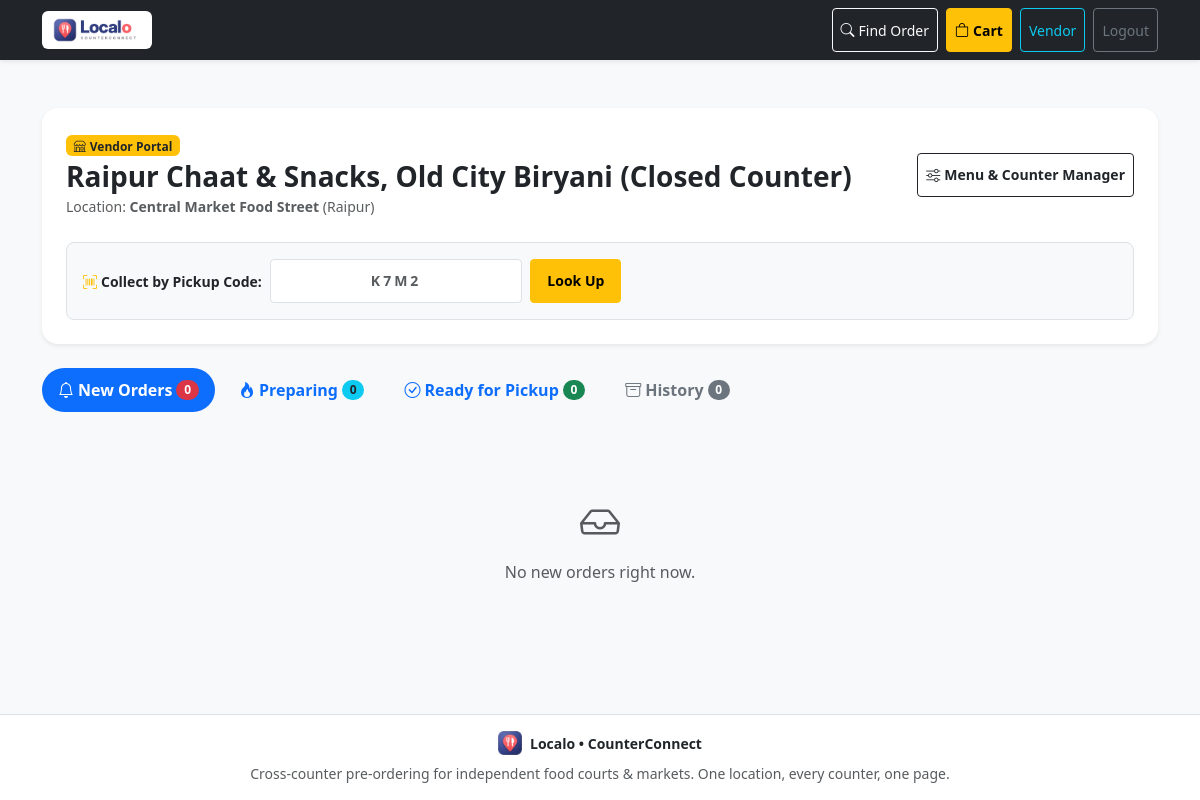
/vendor/ (signed in), run on an earlier commit of the app's database.
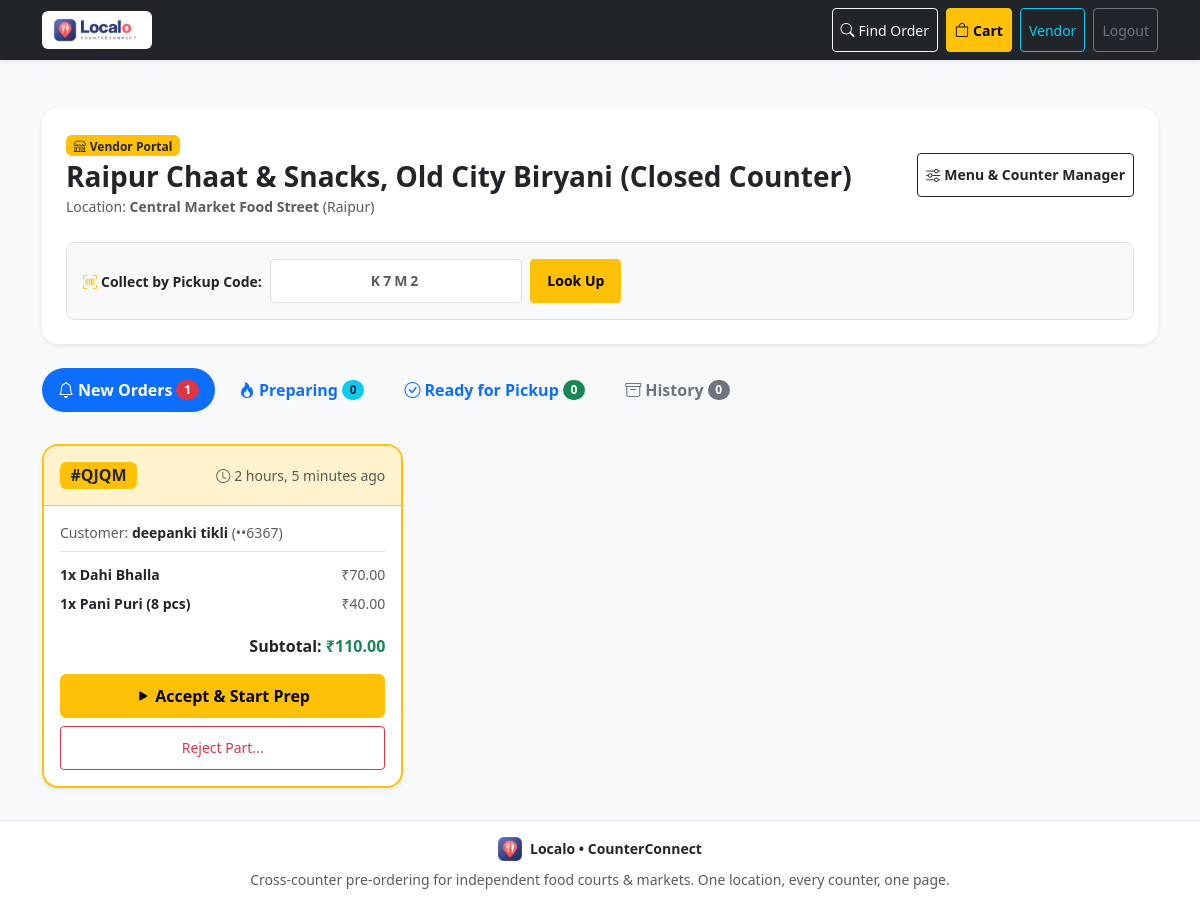
And on a later commit of the database.
### catalog/models.py (models this page shows, shortened)
class Business(models.Model):
    location = models.ForeignKey(
        Location,
        on_delete=models.PROTECT,
        related_name='businesses'
    )
    owner = models.ForeignKey(
        User,
        on_delete=models.PROTECT,
        related_name='owned_businesses'
    )
    name = models.CharField(max_length=100)
    category = models.CharField(
        max_length=50,
        help_text="e.g. South Indian, Chinese, Juice, Bakery"
    )
    is_open = models.BooleanField(
        default=True,
        help_text="Vendor can toggle counter open or closed."
    )
    avg_prep_minutes = models.PositiveSmallIntegerField(
        default=10,
        help_text="Estimated prep time (1-60 mins) used for order readiness."
    )
    display_order = models.PositiveSmallIntegerField(
        default=0,
        help_text="Ordering sequence on the food court page."
    )
    created_at = models.DateTimeField(auto_now_add=True)
    updated_at = models.DateTimeField(auto_now=True)
    class Meta:
        ordering = ['display_order', 'name']
        verbose_name_plural = 'Businesses (Counters)'
        constraints = [
            models.UniqueConstraint(
                fields=['location', 'name'],
                name='unique_business_location_name'
            )
        ]

class Location(models.Model):
    name = models.CharField(max_length=120)
    slug = models.SlugField(max_length=150, unique=True, blank=True)
    address = models.CharField(max_length=255)
    city = models.CharField(max_length=80, db_index=True)
    is_active = models.BooleanField(
        default=True,
        help_text="Inactive locations are hidden from public search/listing."
    )
    created_at = models.DateTimeField(auto_now_add=True)
    updated_at = models.DateTimeField(auto_now=True)
    class Meta:
        ordering = ['city', 'name']
        constraints = [
            models.UniqueConstraint(
                fields=['name', 'city'],
                name='unique_location_name_city'
            )
        ]

### orders/models.py (models this page shows, shortened)
class VendorOrder(models.Model):
    STATUS_PLACED = 'PLACED'
    STATUS_PREPARING = 'PREPARING'
    STATUS_READY = 'READY'
    STATUS_COLLECTED = 'COLLECTED'
    STATUS_REJECTED = 'REJECTED'
    STATUS_CANCELLED = 'CANCELLED'
    STATUS_CHOICES = [
        (STATUS_PLACED, 'Placed'),
        (STATUS_PREPARING, 'Preparing'),
        (STATUS_READY, 'Ready'),
        (STATUS_COLLECTED, 'Collected'),
        (STATUS_REJECTED, 'Rejected'),
        (STATUS_CANCELLED, 'Cancelled'),
    ]
    order = models.ForeignKey(
        Order,
        on_delete=models.CASCADE,
        related_name='vendor_orders'
    )
    business = models.ForeignKey(
        'catalog.Business',
        on_delete=models.PROTECT,
        related_name='vendor_orders'
    )
    status = models.CharField(
        max_length=20,
        choices=STATUS_CHOICES,
        default=STATUS_PLACED
    )
    reject_reason = models.CharField(max_length=140, blank=True, default='')
    updated_at = models.DateTimeField(auto_now=True)
    created_at = models.DateTimeField(auto_now_add=True)
    class Meta:
        ordering = ['created_at']
        constraints = [
            models.UniqueConstraint(
                fields=['order', 'business'],
                name='unique_vendororder_order_business'
            )
        ]
    @property
    def subtotal(self):
        return sum(item.line_total for item in self.items.all()) or Decimal('0.00')

class Order(models.Model):
    public_id = models.UUIDField(
        default=uuid.uuid4,
        unique=True,
        editable=False,
        db_index=True
    )
    location = models.ForeignKey(
        'catalog.Location',
        on_delete=models.PROTECT,
        related_name='orders'
    )
    customer_name = models.CharField(max_length=50)
    customer_phone = models.CharField(max_length=10, validators=[phone_validator])
    customer_email = models.EmailField(max_length=254, blank=True, default='')
    pickup_code = models.CharField(max_length=4)
    order_date = models.DateField(default=timezone.localdate)
    created_at = models.DateTimeField(auto_now_add=True)
    class Meta:
        ordering = ['-created_at']
        constraints = [
            models.UniqueConstraint(
                fields=['location', 'order_date', 'pickup_code'],
                name='unique_location_date_pickup_code'
            )
        ]

class OrderItem(models.Model):
    vendor_order = models.ForeignKey(
        VendorOrder,
        on_delete=models.CASCADE,
        related_name='items'
    )
    menu_item = models.ForeignKey(
        'catalog.MenuItem',
        on_delete=models.PROTECT,
        related_name='order_items'
    )
    item_name = models.CharField(max_length=100)
    unit_price = models.DecimalField(max_digits=8, decimal_places=2)
    quantity = models.PositiveSmallIntegerField(default=1)
    class Meta:
        constraints = [
            models.CheckConstraint(
                condition=Q(quantity__gte=1, quantity__lte=10),
                name='check_orderitem_quantity_bounds'
            ),
            models.UniqueConstraint(
                fields=['vendor_order', 'menu_item'],
                name='unique_orderitem_vendororder_menuitem'
            )
        ]
    @property
    def line_total(self):
        return self.unit_price * self.quantity

### orders/vendor_views.py (the view)
# urls.py: path('vendor/', vendor_views.vendor_dashboard, name='vendor_dashboard'),
@login_required
def vendor_dashboard(request):
    businesses = get_user_businesses(request.user)
    if not businesses.exists():
        return render(request, 'orders/vendor/no_business.html')
    today = timezone.localdate()
    vendor_orders = (
        VendorOrder.objects.filter(
            business__in=businesses,
            order__order_date=today
        )
        .select_related('order', 'business')
        .prefetch_related('items')
        .order_by('-created_at')
    )
    new_orders = [vo for vo in vendor_orders if vo.status == VendorOrder.STATUS_PLACED]
    preparing_orders = [vo for vo in vendor_orders if vo.status == VendorOrder.STATUS_PREPARING]
    ready_orders = [vo for vo in vendor_orders if vo.status == VendorOrder.STATUS_READY]
    done_orders = [
        vo for vo in vendor_orders
        if vo.status in (VendorOrder.STATUS_COLLECTED, VendorOrder.STATUS_REJECTED, VendorOrder.STATUS_CANCELLED)
    ]
    return render(request, 'orders/vendor/dashboard.html', {
        'businesses': businesses,
        'new_orders': new_orders,
        'preparing_orders': preparing_orders,
        'ready_orders': ready_orders,
        'done_orders': done_orders,
        'new_count': len(new_orders),
        'preparing_count': len(preparing_orders),
        'ready_count': len(ready_orders),
        'done_count': len(done_orders),
    })

### templates/orders/vendor/dashboard.html (shortened to what this page needs)
{% extends 'base.html' %}
{% block content %}
<div class="py-3">
    <div class="card border-0 shadow-sm rounded-4 p-3 p-md-4 mb-4 bg-white">
        <div class="d-flex flex-wrap justify-content-between align-items-center gap-3">
            <div>
                <span class="badge bg-warning text-dark mb-1">
                    <i class="bi bi-shop me-1"></i>Vendor Portal
                </span>
                <h3 class="fw-bold text-dark mb-0">
                    {% for b in businesses %}{{ b.name }}{% if not forloop.last %}, {% endif %}{% endfor %}
                </h3>
                <small class="text-muted">
                    Location: <strong>{{ businesses.first.location.name }}</strong> ({{ businesses.first.location.city }})
                </small>
            </div>
            <div class="d-flex align-items-center gap-2">
                <a href="{% url 'orders:vendor_menu_manager' %}" class="btn btn-outline-dark btn-sm fw-semibold">
                    <i class="bi bi-sliders me-1"></i>Menu & Counter Manager
                </a>
            </div>
        </div>
        <div class="mt-4 p-3 bg-light rounded-3 border">
            <form action="{% url 'orders:vendor_collect' %}" method="get" class="row g-2 align-items-center">
                <div class="col-12 col-md-auto">
                    <label for="pickup_code_input" class="fw-bold small text-dark mb-0">
                        <i class="bi bi-upc-scan me-1 text-warning"></i>Collect by Pickup Code:
                    </label>
                </div>
                <div class="col-8 col-md-4 col-lg-3">
                    <input type="text" name="code" id="pickup_code_input"
                           class="form-control form-control-sm text-uppercase fw-bold text-center"
                           placeholder="K7M2" maxlength="4" required style="letter-spacing: 3px;">
                </div>
                <div class="col-4 col-md-auto">
                    <button type="submit" class="btn btn-warning btn-sm fw-bold px-3">
                        Look Up
                    </button>
                </div>
            </form>
        </div>
    </div>
    <ul class="nav nav-pills mb-4 gap-2 flex-nowrap overflow-auto pb-2" id="orderTabs" role="tablist">
        <li class="nav-item" role="presentation">
            <button class="nav-link active fw-bold position-relative rounded-pill px-3 py-2" id="new-tab" data-bs-toggle="tab" data-bs-target="#new-orders" type="button" role="tab">
                <i class="bi bi-bell me-1"></i>New Orders
                <span class="badge rounded-pill bg-danger ms-1" id="badge-new">{{ new_count }}</span>
            </button>
        </li>
        <li class="nav-item" role="presentation">
            <button class="nav-link fw-bold position-relative rounded-pill px-3 py-2" id="preparing-tab" data-bs-toggle="tab" data-bs-target="#preparing-orders" type="button" role="tab">
                <i class="bi bi-fire me-1"></i>Preparing
                <span class="badge rounded-pill bg-info text-dark ms-1" id="badge-preparing">{{ preparing_count }}</span>
            </button>
        </li>
        <li class="nav-item" role="presentation">
            <button class="nav-link fw-bold position-relative rounded-pill px-3 py-2" id="ready-tab" data-bs-toggle="tab" data-bs-target="#ready-orders" type="button" role="tab">
                <i class="bi bi-check-circle me-1"></i>Ready for Pickup
                <span class="badge rounded-pill bg-success ms-1" id="badge-ready">{{ ready_count }}</span>
            </button>
        </li>
        <li class="nav-item" role="presentation">
            <button class="nav-link fw-bold position-relative rounded-pill px-3 py-2 text-secondary" id="done-tab" data-bs-toggle="tab" data-bs-target="#done-orders" type="button" role="tab">
                <i class="bi bi-archive me-1"></i>History
                <span class="badge rounded-pill bg-secondary ms-1">{{ done_count }}</span>
            </button>
        </li>
    </ul>
    <div class="tab-content" id="orderTabsContent">
        <div class="tab-pane fade show active" id="new-orders" role="tabpanel">
            <div class="row g-3">
                {% for vo in new_orders %}
                    <div class="col-12 col-md-6 col-lg-4">
                        <div class="card h-100 border-warning border-2 shadow-sm rounded-4 overflow-hidden bg-white">
                            <div class="card-header bg-warning-subtle p-3 d-flex justify-content-between align-items-center">
                                <div>
                                    <span class="badge bg-warning text-dark fw-bold fs-6 tracking-wide">
                                        #{{ vo.order.pickup_code }}
                                    </span>
                                </div>
                                <span class="text-muted small">
                                    <i class="bi bi-clock me-1"></i>{{ vo.created_at|timesince }} ago
                                </span>
                            </div>
                            <div class="card-body p-3">
                                <div class="mb-2 text-muted small">
                                    Customer: <strong class="text-dark">{{ vo.order.customer_name }}</strong>
                                    (••{{ vo.order.customer_phone|slice:"-4:" }})
                                </div>
                                <ul class="list-unstyled border-top pt-2 mb-3">
                                    {% for item in vo.items.all %}
                                        <li class="d-flex justify-content-between py-1 small">
                                            <strong>{{ item.quantity }}x {{ item.item_name }}</strong>
                                            <span class="text-muted">₹{{ item.line_total }}</span>
                                        </li>
                                    {% endfor %}
                                </ul>
                                <div class="text-end fw-bold mb-3">
                                    Subtotal: <span class="text-success">₹{{ vo.subtotal }}</span>
                                </div>
                                <div class="d-flex flex-column gap-2">
                                    <form action="{% url 'orders:vendor_order_transition' vo.id %}" method="post">
                                        <button type="submit" class="btn btn-warning w-100 fw-bold">
                                            <i class="bi bi-play-fill me-1"></i>Accept & Start Prep
                                        </button>
                                    </form>
                                    <button class="btn btn-outline-danger btn-sm" type="button" data-bs-toggle="collapse" data-bs-target="#reject-box-{{ vo.id }}">
                                        Reject Part...
                                    </button>
                                </div>
                            </div>
                        </div>
                    </div>
                {% empty %}
                    <div class="col-12 text-center py-5 text-muted">
                        <i class="bi bi-inbox fs-1 mb-2 d-block"></i>
                        <p>No new orders right now.</p>
                    </div>
                {% endfor %}
            </div>
        </div>
    </div>
</div>
{% endblock %}

### templates/base.html (shortened to what this page needs)
{% load static %}
<!DOCTYPE html>
<html lang="en">
<head>
    <link href="https://cdn.jsdelivr.net/npm/bootstrap@5.3.3/dist/css/bootstrap.min.css" rel="stylesheet">
    <link rel="stylesheet" href="https://cdn.jsdelivr.net/npm/bootstrap-icons@1.11.3/font/bootstrap-icons.min.css">
    <link rel="stylesheet" href="{% static 'css/style.css' %}">
</head>
<body class="bg-light d-flex flex-column min-vh-100">
    <nav class="navbar navbar-expand-lg navbar-dark bg-dark sticky-top shadow-sm py-2">
        <div class="container">
            <a class="navbar-brand d-flex align-items-center gap-2 py-0" href="/">
                <img src="{% static 'images/logo_full.png' %}" alt="Localo CounterConnect" class="navbar-brand-img bg-white px-2 py-1 rounded-2" style="height: 38px; width: auto; object-fit: contain;">
            </a>
            <div class="d-flex align-items-center gap-2">
                <a href="/find-order/" class="btn btn-outline-light btn-sm">
                    <i class="bi bi-search me-1"></i>Find Order
                </a>
                <a href="/cart/" class="btn btn-warning btn-sm position-relative fw-semibold">
                    <i class="bi bi-bag me-1"></i>Cart
                </a>
                {% if user.is_authenticated %}
                    <a href="/vendor/" class="btn btn-outline-info btn-sm">Vendor</a>
                    <form method="post" action="/vendor/logout/" class="d-inline">
                        <button type="submit" class="btn btn-outline-secondary btn-sm">Logout</button>
                    </form>
                {% else %}
                    <a href="/vendor/login/" class="btn btn-outline-secondary btn-sm">Vendor</a>
                {% endif %}
            </div>
        </div>
    </nav>
    <main class="flex-grow-1 container my-3">
        {% block content %}{% endblock %}
    </main>
    <footer class="bg-white border-top py-3 mt-auto text-center text-muted small">
        <div class="container">
            <div class="d-flex justify-content-center align-items-center gap-2 mb-2">
                <img src="{% static 'images/logo_icon.png' %}" alt="Localo Icon" style="height: 24px; width: 24px; object-fit: contain;">
                <span class="fw-bold text-dark">Localo • CounterConnect</span>
            </div>
            <p class="mb-0">Cross-counter pre-ordering for independent food courts & markets. One location, every counter, one page.</p>
        </div>
    </footer>
</body>
</html>

What changed in the data, as far as the page shows it:
added VendorOrder: order.pickup_code "QJQM", created_at "2 hours, 5 minutes", order.customer_name "deepanki tikli", order.customer_phone "6367", subtotal "110.00"
added OrderItem: quantity "1", item_name "Dahi Bhalla", line_total "70.00"
added OrderItem: quantity "1", item_name "Pani Puri (8 pcs)", line_total "40.00"
Also different on the page:
{{ new_count }}: "0" → "1"
text no longer shown: "No new orders right now."
